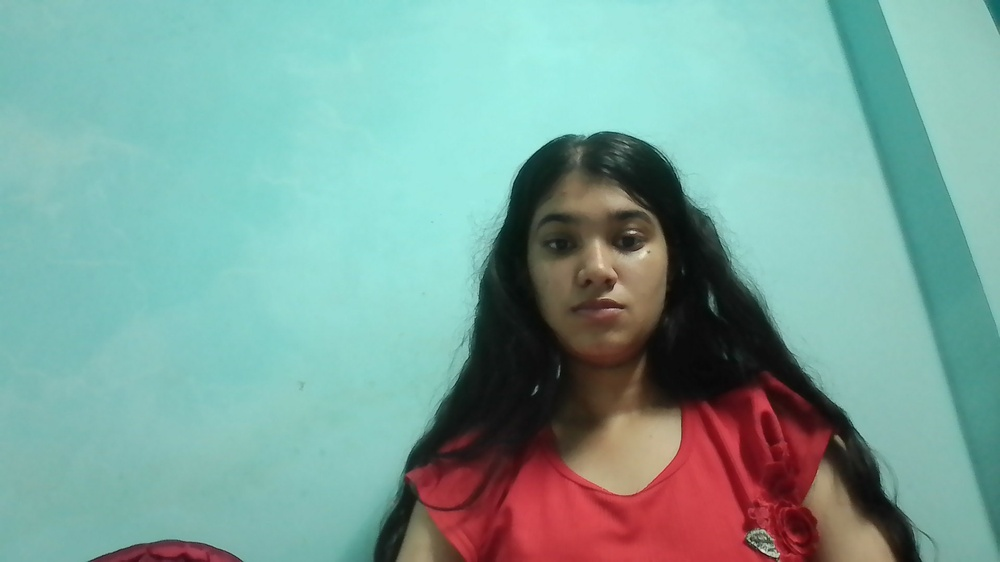
#> input picture backend/data/known_faces/photos/06e17859/photo_1.jpg, 1000 x 562 px, shrunk from 1920 x 1080 before the run; its folder holds only this picture in this run
$ python -i low_light_enhancer.py   (imports and definitions only)
#> lines starting #> are read from the running program, lines starting #| are printed output that depends on the picture
"""
Low-Light Enhancer — Night-Time / Low-Light Surveillance Module
---------------------------------------------------------------
Provides fast, non-destructive low-light enhancement for video frames.

Key Features:
  - Modes: 'off', 'auto', 'on'
  - Subsampled luminance estimation (near-zero computational overhead < 0.2ms)
  - Hysteresis state machine (prevents flickering around twilight thresholds)
  - Conservative luminance-domain enhancement (LAB lightness CLAHE + adaptive gamma LUT)
  - Non-destructive: Original frame is never modified in-place
  - Thread-safe singleton & reusable instance support
"""

from __future__ import annotations

import logging
from typing import Optional, Tuple
import cv2
import numpy as np

logger = logging.getLogger(__name__)


class LowLightEnhancer:
    """
    Self-contained low-light detection and enhancement engine.
    """

    _instance: Optional["LowLightEnhancer"] = None

    def __init__(
        self,
        mode: str = "auto",
        dark_threshold: float = 60.0,
        bright_threshold: float = 75.0,
        subsample: int = 8,
    ):
        """
        Parameters
        ----------
        mode : str
            Enhancement mode: 'off' (always bypass), 'auto' (hysteresis-based), 'on' (always enhance).
        dark_threshold : float
            Luminance below which auto mode turns ON (default: 60.0).
        bright_threshold : float
            Luminance above which auto mode turns OFF (default: 75.0).
        subsample : int
            Step size for fast subsampled luminance estimation (default: 8).
        """
#> called with mode = 'auto', dark_threshold = 60, bright_threshold = 75, subsample = 8
        self.mode = mode.lower()
        self.dark_threshold = float(dark_threshold)
        self.bright_threshold = float(bright_threshold)
        self.subsample = max(1, int(subsample))

        # State machine tracking for AUTO mode hysteresis
        self._is_enhanced_active: bool = False

        # Precomputed CLAHE instance on L-channel
        self._clahe = cv2.createCLAHE(clipLimit=2.0, tileGridSize=(8, 8))

        # Precompute gamma lookup tables (LUTs) for fast adaptive gamma application
        self._gamma_luts: dict[float, np.ndarray] = {}
        for g_val in [0.45, 0.50, 0.55, 0.60, 0.65, 0.70, 0.75, 0.80]:
            inv_gamma = g_val
            table = np.array([((i / 255.0) ** inv_gamma) * 255.0 for i in range(256)], dtype=np.uint8)
            self._gamma_luts[g_val] = table
#> further down, picture is the input picture: shape (562, 1000, 3); mean B, G, R 156.1, 164, 124.6

    @classmethod
    def get_instance(cls) -> "LowLightEnhancer":
        """Return the shared global singleton instance."""
        if cls._instance is None:
            cls._instance = cls()
        return cls._instance

    def reset_state(self):
        """Reset hysteresis state tracking."""
        self._is_enhanced_active = False

    def estimate_luminance(self, frame: np.ndarray) -> float:
        """
        Calculate approximate perceived luminance using subsampling.
        Perceived luminance formula: Y = 0.114*B + 0.587*G + 0.299*R.

        Takes < 0.2ms on a 1080p frame.
        """
        if frame is None or frame.size == 0:
            return 0.0

        step = self.subsample
        sub = frame[::step, ::step]
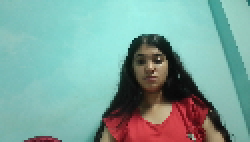
#> sub: shape (71, 125, 3) (shown 2 times larger); mean B, G, R 156.2, 164, 124.8

        if len(sub.shape) == 2:
            return float(np.mean(sub))
        elif len(sub.shape) == 3 and sub.shape[2] >= 3:
            # Vectorized weighted sum across BGR channels
            lum = sub[:, :, 0] * 0.114 + sub[:, :, 1] * 0.587 + sub[:, :, 2] * 0.299
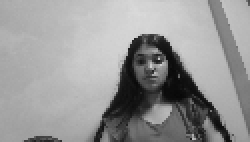
#> lum: shape (71, 125) float64 (shown 2 times larger); min 8, max 218.1, mean 151.4
            return float(np.mean(lum))
        return 0.0

    def is_low_light(self, frame: np.ndarray) -> Tuple[bool, float]:
        """
        Determine whether the frame requires low-light enhancement using hysteresis.

        Returns
        -------
        (should_enhance, estimated_luminance)
        """
        luminance = self.estimate_luminance(frame)
#> luminance = 151.4

        if luminance < self.dark_threshold:
            self._is_enhanced_active = True
        elif luminance > self.bright_threshold:
            self._is_enhanced_active = False
        # If between dark_threshold and bright_threshold, maintain previous state

        return self._is_enhanced_active, luminance

    # [58 lines left out: functions enhance, get_effective_confidence, not called in this run]

    def enhance_if_needed(
        self,
        frame: np.ndarray,
        mode: Optional[str] = None,
        base_conf: float = 0.40,
        low_light_conf: float = 0.30,
    ) -> Tuple[np.ndarray, bool, float, float]:
        """
        Main interface: determines whether enhancement is needed and returns the appropriate frame
        along with the per-frame adaptive confidence threshold.

        Parameters
        ----------
        frame : np.ndarray
            Original raw camera frame (BGR).
        mode : Optional[str]
            Optional override for mode ('off', 'auto', 'on'). If None, uses instance mode.
        base_conf : float
            Baseline confidence threshold for daylight / unenhanced frames (default: 0.40).
        low_light_conf : float
            Adaptive confidence threshold for low-light enhanced frames (default: 0.30).

        Returns
        -------
        (output_frame, was_enhanced, estimated_luminance, effective_confidence)
          - output_frame: Enhanced copy if active; original frame reference if bypassed.
          - was_enhanced: True if enhancement was applied, False otherwise.
          - estimated_luminance: Estimated frame luminance.
          - effective_confidence: 0.30 if low-light active, 0.40 if daylight/off.
        """
        if frame is None or frame.size == 0:
            return frame, False, 0.0, base_conf

        eff_mode = (mode or self.mode).lower()

        if eff_mode == "off":
            lum = self.estimate_luminance(frame)
            return frame, False, lum, base_conf

        elif eff_mode == "on":
            lum = self.estimate_luminance(frame)
            enhanced = self.enhance(frame, estimated_luminance=lum)
            return enhanced, True, lum, low_light_conf

        else:  # 'auto'
            should_enhance, lum = self.is_low_light(frame)
#> should_enhance = False; lum = 151.4
            if should_enhance:
                enhanced = self.enhance(frame, estimated_luminance=lum)
                return enhanced, True, lum, low_light_conf
            else:
                return frame, False, lum, base_conf


# Shared singleton instance
low_light_enhancer = LowLightEnhancer.get_instance()

>>> import cv2
>>> picture = cv2.imread('../../../backend/data/known_faces/photos/06e17859/photo_1.jpg')
>>> result = LowLightEnhancer().enhance_if_needed(picture)
